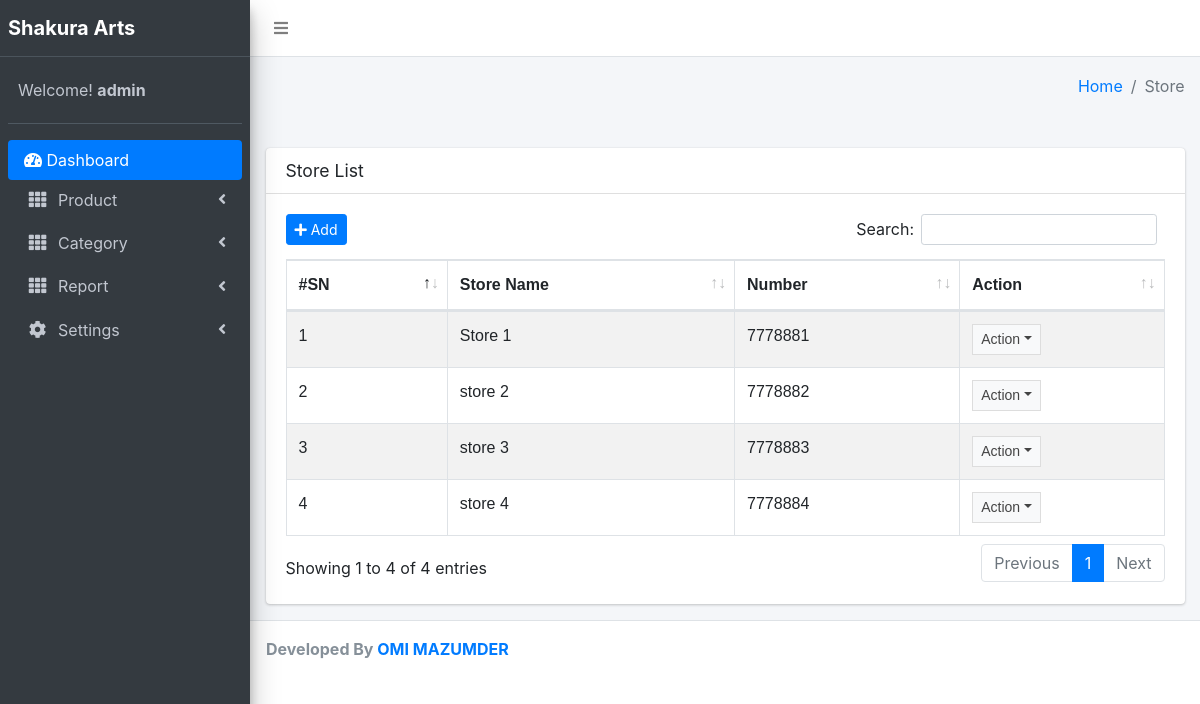
The page /layouts/store_list.php (signed in) on the database its author committed.
### tables this page shows
CREATE TABLE `users` (
  `id` int(11) NOT NULL,
  `username` varchar(100) NOT NULL,
  `password` varchar(150) DEFAULT NULL,
  `name` varchar(100) NOT NULL,
  `user_level` varchar(100) NOT NULL,
  `created_on` varchar(255) DEFAULT NULL,
  `updated_on` varchar(255) DEFAULT NULL
);

### layouts/class/main.php (called while the page is built, shortened)
<?php
class Model
{
	public function __construct()
	{
		$hostname = "Your server name";
		$username = "username";
		$password = "password";
		$database = "sakura_inv";
	$this->link = mysqli_connect($hostname,$username,$password,$database);
	}
	public function show_store_data()
	{
	$query = "SELECT * FROM users WHERE user_level = 'store'
	ORDER BY id ASC";
	return mysqli_query($this->link,$query);
	}
}
?>

### layouts/store_list.php (the view, shortened to what this page needs)
<?php
require_once('class/main.php');
$obj = new Model;
$show = $obj->show_store_data();
?>
  <div class="content-wrapper">
    <section class="content-header">
      <div class="container-fluid">
        <div class="row mb-2">
          <div class="col-sm-6">
          </div>
          <div class="col-sm-6">
            <ol class="breadcrumb float-sm-right">
              <li class="breadcrumb-item"><a href="index.php">Home</a></li>
              <li class="breadcrumb-item active">Store</li>
            </ol>
          </div>
        </div>
      </div>
    </section>
      <div class="container" >
            <br/>
        </div>
    <section class="content">
      <div class="container-fluid">
        <div class="row">
          <div class="col-12">
            <div class="card">
              <div class="card-header">
                <h3 class="card-title">Store List</h3>
              </div>
              <div class="card-body">
                <div class="float-left">
                <a href="store_form.php" type="submit" name="save" class="btn btn-sm btn-primary"><i class="fas fa-plus"></i> Add</a>
                </div>
                <table id="example1" class="table table-bordered table-striped">
                  <thead>
                  <tr>
                    <th>#SN</th>
                    <th>Store Name</th>
                    <th>Number</th>
                    <th>Action</th>
                  </tr>
                  </thead>
                  <tbody>
                <?php
                  $no=1;
                  while ($rows = mysqli_fetch_array($show)) {
                ?>
                  <tr>
                    <td><?php echo $no. "</br>"; ?></td>
                   <td><?php echo $rows['name']?></td>
                    <td><?php echo $rows['username']?></td>
                     <td align="center">
                    <button type="button" class="btn btn-flat btn-default btn-sm dropdown-toggle dropdown-icon" data-toggle="dropdown">Action<span class="sr-only">Toggle Dropdown</span>
                    </button>
                    </td>
                    </tr>
              <?php
                $no++;
               }
               ?>
                  </tbody>
                </table>
            </div>
          </div>
        </div>
      </div>
    </section>
  </div>
 <?php require_once('footer.php'); ?>

### layouts/store_list.php (style rules this page uses)
table { font-family: arial, sans-serif; border-collapse: collapse; width: 100%; }
td, th { border: 1px solid #dddddd; text-align: left; padding: 8px; }

### rows shown on the page
users: name "Store 1", username "7778881"
users: name "store 2", username "7778882"
users: name "store 3", username "7778883"
users: name "store 4", username "7778884"

### other values the page prints
$_SESSION['username'] "admin"
